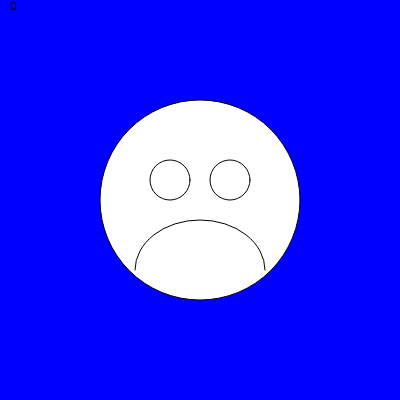
Frame 1 (no input)
Frame 60 (no input): identical to frame 1, image omitted
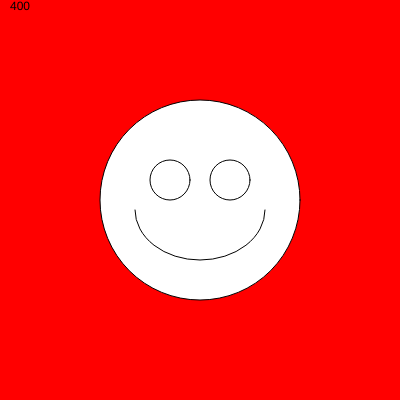
Frame 120 (the mouse pressed at the canvas centre since frame 60)

The p5.js sketch that drew these frames (run headless with seeded random() and noise() and a simulated clock; from frame 60 on, the mouse is pressed at the canvas centre):

// p5.js sketch
// ── sketch.js
// This is a canvas that is 400x400 with a face that smiles and frowns
// depending on whether or not the mouse is pressed!
// It does not work! The person who wrote this code was
// texting and driving at the same time!
// Can you fix it?


function setup() {
  createCanvas(400, 400);
}

function draw() {

  text("smile",10,10) ;

  // the background color
  if (mouseIsPressed) {
     background('red');
  }else{
    background("blue");
  }


 // this ellipse should be 200x200 pixels in the center of the screen
  ellipse(width/2, height/2, 200, 200);

  // the mouth - smile if pressed, frown otherwise
  if (mouseIsPressed) {
    arc(200, 210, 130, 100, 0, PI); // smile - (this line is correct)
  } else {
    arc(200, 270, 130, 100, PI,0);
  }

  // the eyes
  ellipse(170, 180, 40, 40);
  ellipse(230, 180, 40, 40);




    if (mouseIsPressed) {
        print("for debugging")
        }

        text(mouseX + mouseY, 10, 10)  // print mouse locations to canvas



}
